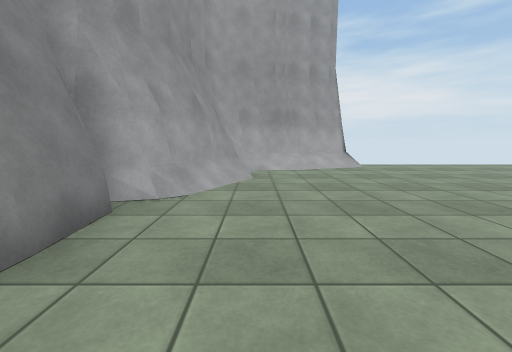
View 1 (above)

20 first-person views from a walk through a 3-D level made in the Unity game engine. The camera is 1.2 m above the floor, tilts 8° down and sees 90° across. The floor is counted in squares, 1 m on a side. Each view is taken from the middle of a square. On the plan, view 1 faces up. The plan holds only what a view shows up to about 12 squares ahead; the rest is blank. Surface patterns are stand-ins for the level's own textures.

View 2
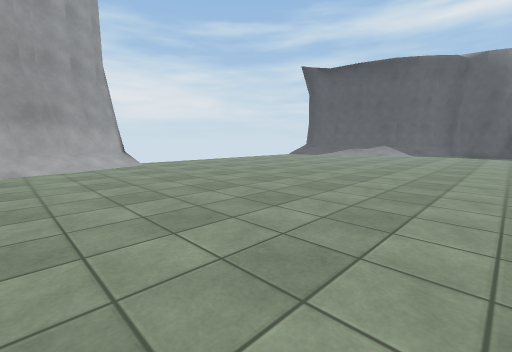

View 3
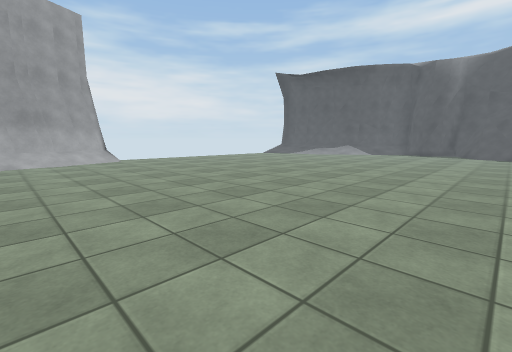

View 4
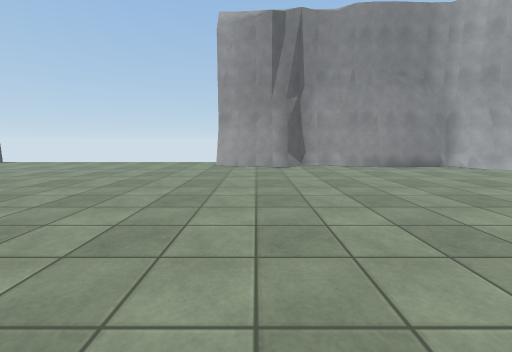

View 5
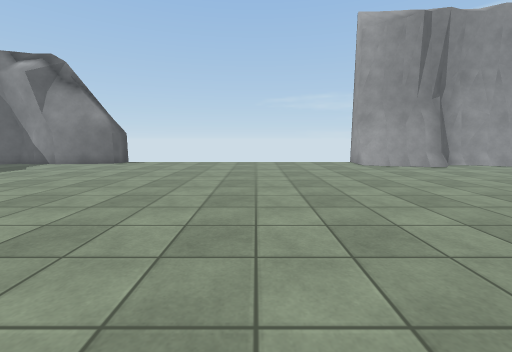

View 6
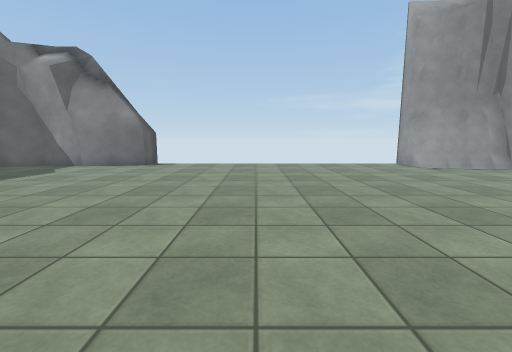

View 7
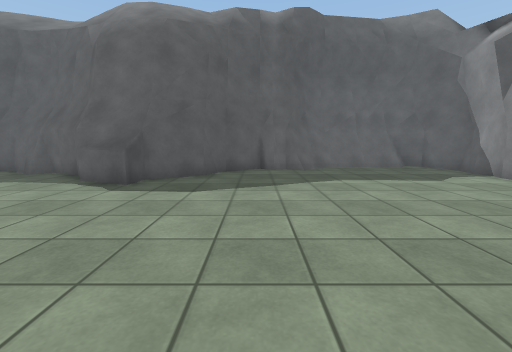

View 8
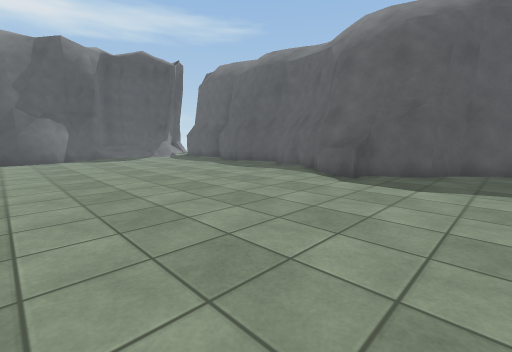

View 9
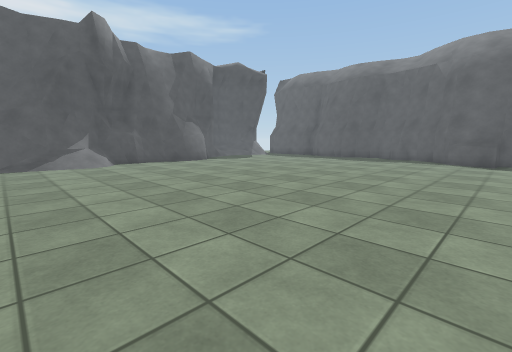

View 10
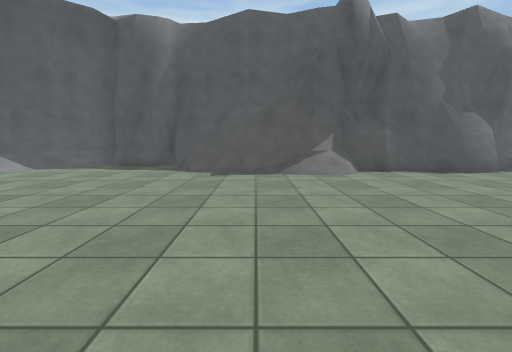

View 11
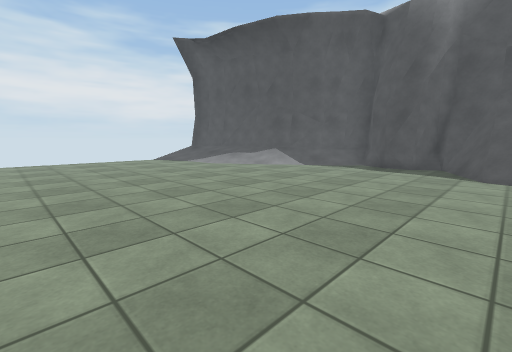

View 12
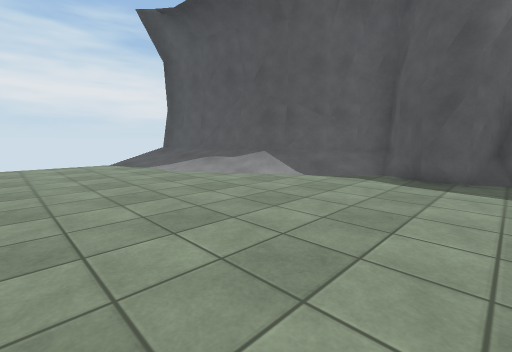

View 13
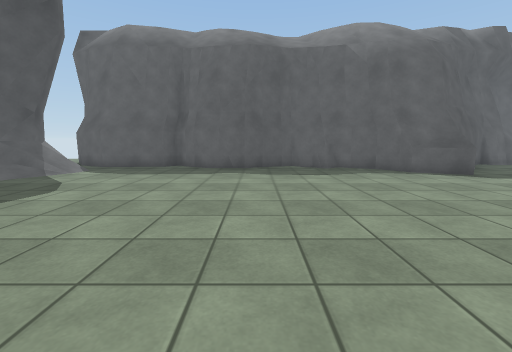

View 14
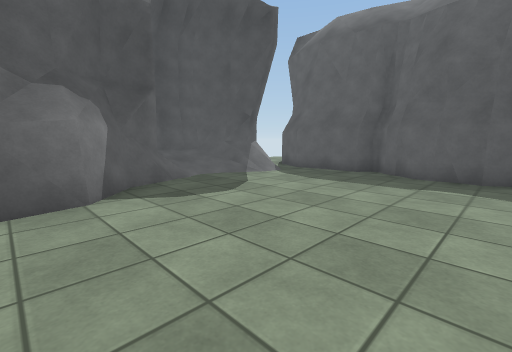

View 15
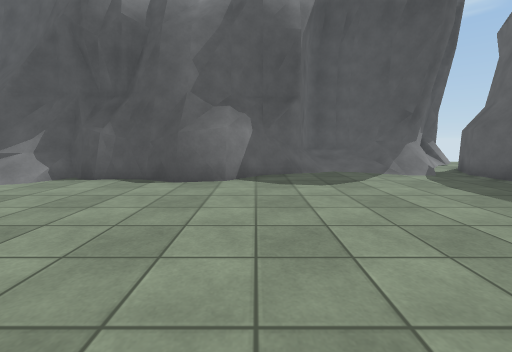

View 16
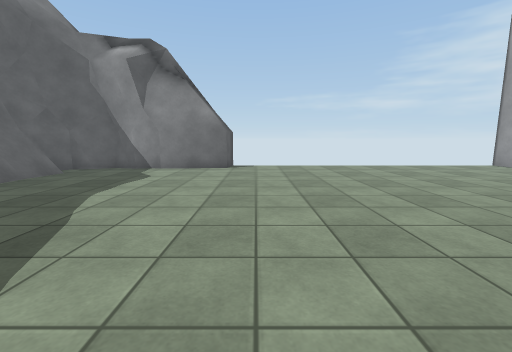

View 17
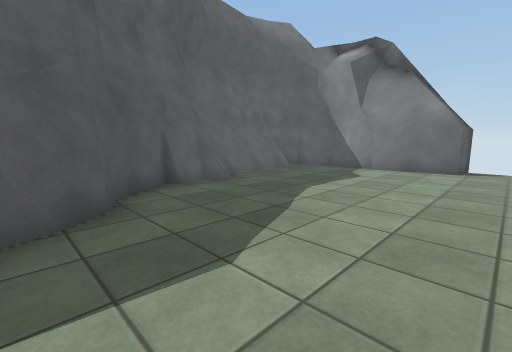

View 18
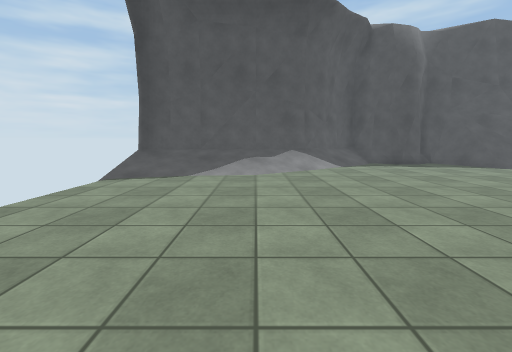

View 19
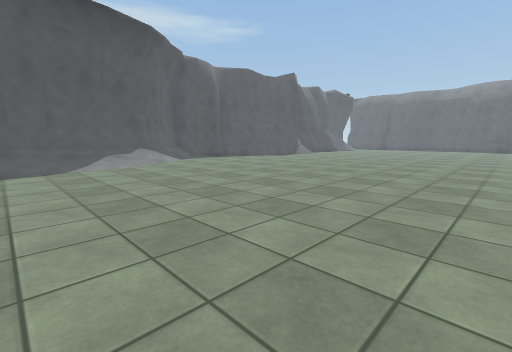

View 20
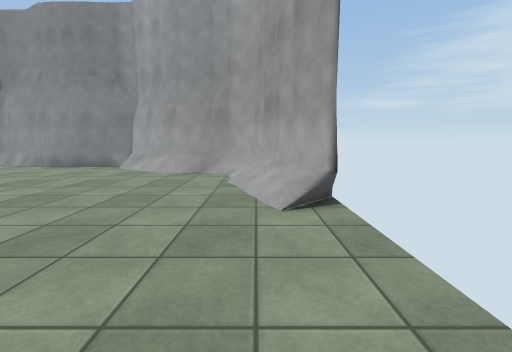

### Floor plan
Key: @ floor where view 1 was taken; # wall or solid block; . floor; / step, stairs or slope; = window, fence, low wall or low ledge; ^ raised ledge; O other object.
Columns run from 5 left of view 1 to 26 right of it. Each row starts with its distance up from view 1.
 13          #                #
 12       ####..............//#
 11     ###///..............//##
 10     #...................///#
  9    ##...................///#
  8    ##/..................///#
  7    #/....................//#
  6   ##/...................../##
  5   #=......................//##
  4   #........................//##
  3   #.........................//#
  2   #.........................###
  1   #.........................##
  0   #..@......................##
 -1   #..........................#
 -2   #........................==#
 -3   #.......................OO=#
 -4   #.......................#=##
 -5  ##....................../####
 -6 ###....................../##
 -7  ......................../##
 -8  ......................../=#
 -9  .........................##
-10  .........................##
-11  .........................#
-12  .........................#
-13  ........................=#
-14  .........................##
-15  ..........................##
-16  ..........................###
-17  ...........................O###
-18 ##..........................///#
-19  #..........................//##
-20  #...........^=............//##
-21  #..........###............//#
-22  #.........## ####..###.....##
-23  #.....=..##     ############
-24  #...#=####
-25  #######

Positions as (right, up) in squares from view 1, and headings:
1: (0, 0), facing up
2: (0, -1), facing up-right
3: (0, -4), facing up-right
4: (9, -4), facing left
5: (9, -11), facing left
6: (8, -13), facing left
7: (4, -13), facing down
8: (4, -12), facing down-right
9: (7, -5), facing down-right
10: (11, -5), facing right
11: (11, -3), facing up-right
12: (14, -1), facing up-right
13: (15, -11), facing down
14: (15, -13), facing down-right
15: (13, -15), facing right
16: (7, -17), facing left
17: (7, -17), facing down-left
18: (10, 8), facing right
19: (7, 12), facing down-right
20: (9, 11), facing left
